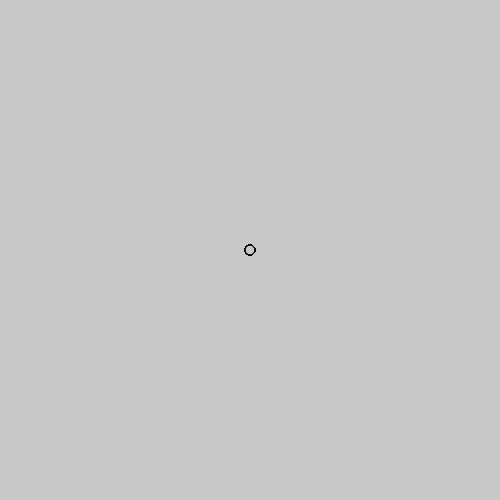
Frame 1 (no input)
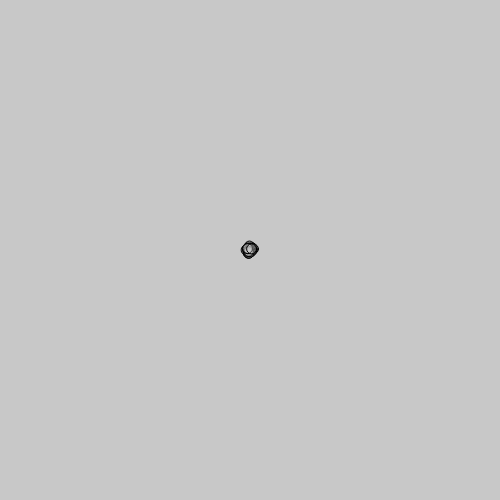
Frame 60 (no input)
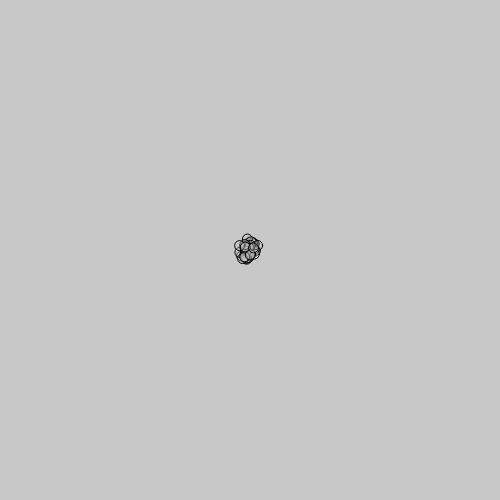
Frame 120 (the mouse pressed at the canvas centre since frame 60)

The p5.js sketch that drew these frames (run headless with seeded random() and noise() and a simulated clock; from frame 60 on, the mouse is pressed at the canvas centre):

// p5.js sketch
// ── sketch.js
var ps;

function setup() {
  createCanvas(500, 500);
  ps = new ParticleSystem(50);
  ps.setup(createVector(width/2, height/2))
}

function draw(){
  background(200);
  fill(200,100);
  ps.update();
  ps.display();
}

// ── particle.js
function Particle (loc, size) {
  this.loc = loc.copy();
  this.acc = createVector(0, 0);
  this.vel = createVector(0, 0);
  this.size = size;

  this.update = function () {
    this.vel.add (this.acc);
    this.loc.add (this.vel);

    this.acc.mult (0);
  }

  this.applyForce = function(force) {
    this.acc.add(force);
  }

  this.display = function () {
    ellipse(this.loc.x, this.loc.y, this.size, this.size);
  }
}

// ── particleSystem.js
function ParticleSystem (numOfParticles) {
  this.numOfParticles = numOfParticles;
  this.particles = [];
  this.setup = function (loc) {
    for (var i = 0; i < this.numOfParticles; i++) {
      var p = new Particle(loc, 10)
      this.particles[i] = p;
    }
  }

  this.update = function () {
    for ( var i = 0; i < this.particles.length; i++) {
      var randomRange = 0.01;
      var randomVec = createVector(random(-randomRange, randomRange),
                                   random(-randomRange, randomRange));
      this.particles[i].applyForce(randomVec);
      this.particles[i].update();
    }
  }

  this.display = function () {
    for ( var i = 0; i < this.particles.length; i++) {
      this.particles[i].display();
    }
  }
}
